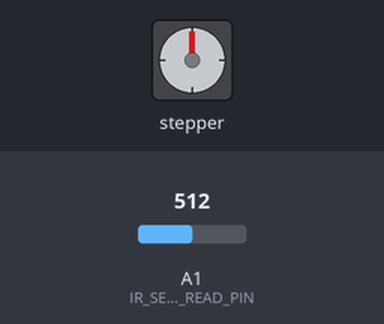
The sketch below on a simulated Arduino Uno, built with avr-gcc and run on an emulated ATmega328P. On the bench: stepper motor. Wiring (inferred from the names in the program): stepper motor driver (200 steps per turn assumed): step pin 3; direction pin 4; enable pin 5. The test bench sets the inputs (shaded band); at power-on: A1 (IR_SENSOR_READ_PIN) = 512. What the sketch prints to the serial monitor is not drawn.

Above: at 2.05 s.
At 3.7 s:
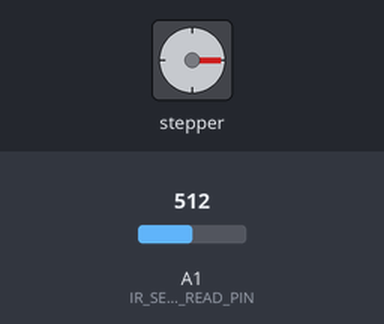
At 5.4 s:
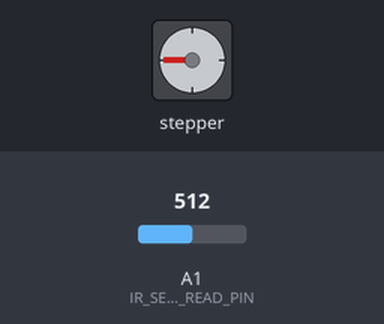
At 8.8 s:
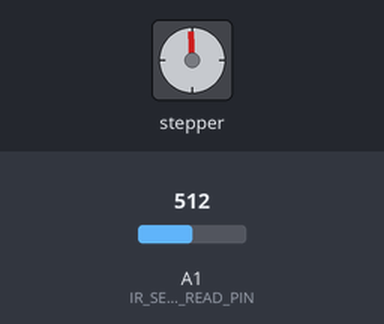
Timing chart, 0 to 10.9 s (numbered marks = the images above):
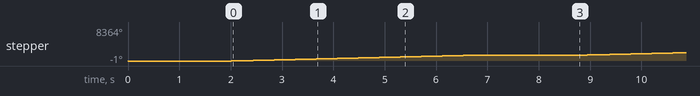

The sketch:

stepper-forward.ino
```cpp
//Pins
const int EN_PIN = 5;
const int DIR_PIN = 4;
const int PULSE_PIN = 3;

const int PMT_PIN = A0;
const int IR_SENSOR_READ_PIN = A1;


void setup() {
  pinMode(EN_PIN, OUTPUT);
  pinMode(DIR_PIN, OUTPUT);
  pinMode(PULSE_PIN, OUTPUT);
  pinMode(IR_SENSOR_READ_PIN, INPUT);
  digitalWrite(PULSE_PIN, HIGH);
  //delay(5000);
  Serial.begin(9600);

  digitalWrite(EN_PIN, HIGH);
  delay(1);
  digitalWrite(DIR_PIN, LOW);
  delay(1);
  digitalWrite(PULSE_PIN, LOW);
  delay(1);

  //align();
  delay(2000);
}

void loop() {
  int nn;
  nn=200;
  forward (4*nn);
  delay(2000);
  int sensorval;
  sensorval = analogRead(IR_SENSOR_READ_PIN);
  Serial.println(sensorval);
// delay(500);
}


void forward(int n)
{
  digitalWrite(EN_PIN, LOW);// enable Pin
  delay(2);
  digitalWrite(DIR_PIN, HIGH);// dir pin
  delay(2);

  int i =0;
  while (i < n)
  {
    //digitalWrite(EN_PIN, LOW);
    digitalWrite(PULSE_PIN, HIGH);// pul pin
    delay(3);
    digitalWrite(PULSE_PIN, LOW);
    //digitalWrite(EN_PIN, HIGH);
    delay(3);
    i++;
  }
}


/** @brief Aligns the sensor to the START position, by exploring the rotation space. */
void align()
{
    //double step_angle = STEPPER_RES_DEGREE;
    //int steps = floor(360.0/step_angle);

    unsigned int steps = 200;
    unsigned int sensor_val[steps] = {1024};

    for(unsigned int i = 0; i < steps; i++)
    {
        sensor_val[i] = analogRead(IR_SENSOR_READ_PIN);
        delay(15);
        forward(1); //Forward one step
    }

    //Find Minimum & Maximum
    unsigned int max_val, min_val = sensor_val[0];
    unsigned int min_index, max_index = 0;
    for(unsigned int i = 0; i < steps; i++)
    {
        if(sensor_val[i] < min_val)
        {
            min_val = sensor_val[i];
            min_index = i;
        }

        if(sensor_val[i] > max_val)
        {
            max_val = sensor_val[i];
            max_index = i;
        }
    }

    //Move Motor to desired poisiton
    unsigned int align_pos = min_index;
    unsigned int reverse_steps = steps - align_pos;
    delay(2000);
    forward(200 - reverse_steps + 6);

    bool aligned_status = (analogRead(IR_SENSOR_READ_PIN) < 50);

    if(aligned_status == false)
    {
        Serial.println("IRSensor : Alignment failed !");
    }

}
```
